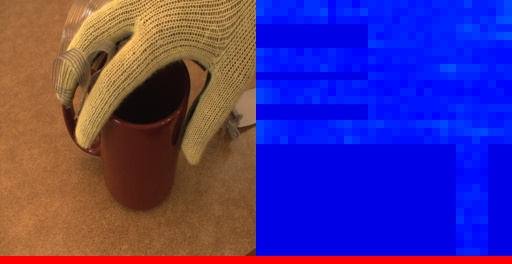
#> input picture Task-3/images/000091.jpg, 512 x 264 px; its folder holds only this picture in this run
$ python main.py
#> lines starting #> are read from the running program, lines starting #| are printed output that depends on the picture
import numpy
import matplotlib.pyplot as plt
from PIL import Image
from os import listdir
from os.path import isfile, join
from openpyxl import Workbook
## all the fingers have the same length and width
## and the thumb is wider by 8 pixels from the other fingers
FINGER_LENGTH = 111
FINGER_WIDTH = 24


def extract_pressure_from_img(img_name):
#> called with img_name = '000091.jpg'
    img = Image.open('images/' + img_name)
#> img is the input picture: PIL image 512x264 RGB; mean R, G, B 74.7, 52, 143.3
    # first extract only the pressure data
    color = img.getpixel((img.size[0] - 1, img.size[1] - 1));
#> color = (254, 0, 0)
    accepted = False
    # if it is green
    if color[1] > 200:
        accepted = True

    pressure_img = numpy.empty(dtype='uint8', shape=(int(img.size[0] / 2), img.size[1] - 9, 3))
    for row in range(img.size[1] - 9):
        for col in range(int(img.size[0] / 2)):
            pressure_img[col, row] = img.getpixel((col + 256, row))
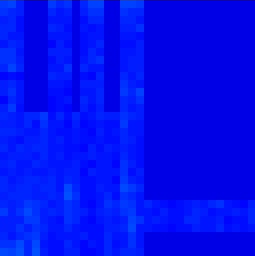
#> pressure_img: shape (256, 255, 3); mean R, G, B 0.6, 14.7, 242.9

    pressure_img = Image.fromarray(pressure_img)

    return [pressure_img, accepted]


def color_to_black(img):
    pixel_array = numpy.array(img)
    grey_pixel_array = numpy.empty(dtype='uint8', shape=(pixel_array.shape[0], pixel_array.shape[1]))
    for row in range(pixel_array.shape[0]):
        for col in range(pixel_array.shape[1]):
            red = pixel_array[row, col, 0]
            green = pixel_array[row, col, 1]
            blue = pixel_array[row, col, 2]
            grey = int(red * 0.3 + green * 0.59 + blue * 0.11)
            grey_pixel_array[row, col] = int(grey)
    grey_image = Image.fromarray(grey_pixel_array)

    return grey_image


def process_img(img):
    pixel_arr = numpy.array(img)

    for col in range(pixel_arr.shape[0]):
        for row in range(pixel_arr.shape[1]):
            if pixel_arr[col, row] < 29:  # the limit which outlines the hand data
                pixel_arr[col, row] = 0

    fingers_pos = [process_finger(pixel_arr, 0), process_finger(pixel_arr, 1), process_finger(pixel_arr, 2),
                   process_finger(pixel_arr, 3), process_finger(pixel_arr, 4)]

    palm_start = fingers_pos[4][1]
    palm_end = (pixel_arr.shape[0] - 1, 0)
    fingers_pos.append((palm_start, palm_end))

    return fingers_pos


## fingers are numbered from 0 to 4 with the thumb being 0 pinky 1 ring 2 and so on
def process_finger(img_arr, finger):
    start_position = (0, 0)
    if finger == 0:
        for col in range(0, img_arr.shape[0]):
            if img_arr[col, img_arr.shape[1] - 1] != 0:
                finger_start = (col, img_arr.shape[1] - 1)
                finger_end = (col + FINGER_WIDTH + 8, img_arr.shape[1] - 1 - FINGER_LENGTH)
                return finger_start, finger_end
    else:
        index = 0
        while index < img_arr.shape[1]:
            if img_arr[0, index] != 0:
                if finger == 1:
                    finger_start = (0, index)
                    finger_end = (FINGER_LENGTH, index + FINGER_WIDTH)
                    return finger_start, finger_end
                else:
                    finger -= 1
                    index = index + FINGER_WIDTH
            index += 1


def color_fingers(finger_data, arr):
    i = 0;
    img = numpy.array(arr)
    avg_arr = [];
    for finger in finger_data:
        average = numpy.int64(0)
        count = int(0)
        start_x = min(finger[0][0], finger[1][0])
        end_x = max(finger[0][0], finger[1][0])
        start_y = min(finger[0][1], finger[1][1]);
        end_y = max(finger[0][1], finger[1][1]);
        for x in range(start_x, end_x + 1):
            for y in range(start_y, end_y + 1):
                count += 1
                average += img[x, y]
        i += 1
        avg_arr.append(average / count);

    return avg_arr

def save_to_excel(img_names, fingers_data):
    fingers = ["Thumb", "Pinky", "Ring", "Middle", "Index", "Palm"]
    wb = Workbook()
    ws = wb.active


img_files = [f for f in listdir("./images") if isfile(join("./images", f))]

finger_hold_threshold = [0, 0, 0, 0, 0, 0]
data = []
avg_arr = []
for img in img_files:
    [pressure_data_img, accepted] = extract_pressure_from_img(img)
#> accepted = False
    grey_img = color_to_black(pressure_data_img)
#> after the loop in color_to_black, `for row in range(pixel_array.shape[0]):`:
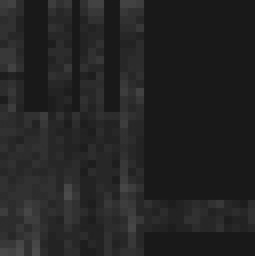
#> grey_pixel_array: shape (256, 255); min 24, max 75, mean 35.1
    finger_data = process_img(grey_img)
#> after the loop in process_img, `for col in range(pixel_arr.shape[0]):`:
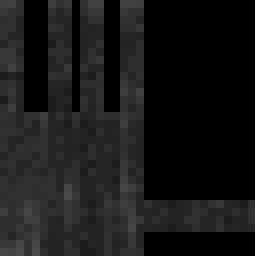
#> pixel_arr: shape (256, 255); min 0, max 75, mean 23.5
#> after the loop in process_finger, `while index < img_arr.shape[1]:`: finger = 1; index = 0
#> after the loop in process_finger, `while index < img_arr.shape[1]:`: finger = 1; index = 48
#> after the loop in process_finger, `while index < img_arr.shape[1]:`: finger = 1; index = 80
#> after the loop in process_finger, `while index < img_arr.shape[1]:`: finger = 1; index = 120
#> in process_img, `fingers_pos = [process_finger(pixel_arr, 0), process_finger(pixel_arr,..`: fingers_pos = [((200, 254), (232, 143)), ((0, 0), (111, 24)), ((0, 48), (111, 72)), ((0, 80), (111, 104)), ((0, 120), (111, 144))]
#> in process_img, `palm_start = fingers_pos[4][1]`: palm_start = (111, 144)
#> finger_data = [((200, 254), (232, 143)), ((0, 0), (111, 24)), ((0, 48), (111, 72)), ((0, 80), (111, 104)), ((0, 120), (111, 144)), ((111, 144), (255, 0))]
    avg = color_fingers(finger_data, grey_img)
#> the loop in color_fingers, `for finger in finger_data:` made 6 passes
#> (finger, start_x, end_x, start_y, end_y) on passes 1 to 6: (((200, 254), (232, 143)), 200, 232, 143, 254), (((0, 0), (111, 24)), 0, 111, 0, 24), (((0, 48), (111, 72)), 0, 111, 48, 72), (((0, 80), (111, 104)), 0, 111, 80, 104), (((0, 120), (111, 144)), 0, 111, 120, 144), (((111, 144), (255, 0)), 111, 255, 0, 144)
#> after the loop in color_fingers, `for finger in finger_data:`: avg_arr = [39.16, 45.31, 39.97, 43.28, 46.06, 44.04]; i = 6
#> avg = [39.16, 45.31, 39.97, 43.28, 46.06, 44.04]
    avg_arr.append(avg)
    for finger in range(6):
        if avg[finger] > finger_hold_threshold[finger] and not accepted:
            finger_hold_threshold[finger] = avg[finger]
#> after the loop, finger_hold_threshold = [39.16, 45.31, 39.97, 43.28, 46.06, 44.04]

i = 0
for img in img_files:
    fingers = [0, 0, 0, 0, 0, 0]
    for finger in range(6):
        if avg_arr[i][finger] > finger_hold_threshold[finger]:
            fingers[finger] = 1
    i += 1
    data.append(fingers)

for i in range(len(img_files)):
    print(img_files[i])
    print(data[i])

$ run again, on Task-3/images/000095.jpg
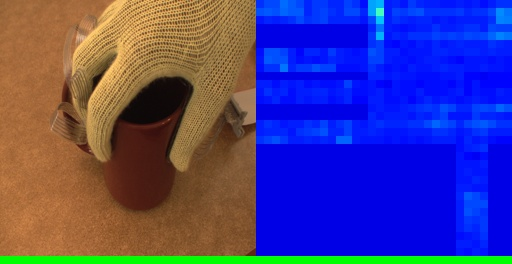
#> input picture Task-3/images/000095.jpg, 512 x 264 px
#> in extract_pressure_from_img, img is the input picture: PIL image 512x264 RGB; mean R, G, B 69.2, 63.8, 144
#> color = (0, 255, 1)
#> after the loop in extract_pressure_from_img, `for row in range(img.size[1] - 9):`:
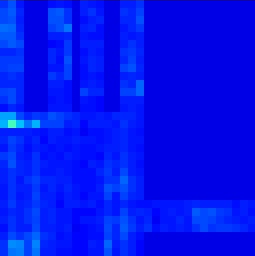
#> pressure_img: shape (256, 255, 3); mean R, G, B 0.7, 20, 242.7
#> accepted = True
#> after the loop in process_img, `for col in range(pixel_arr.shape[0]):`:
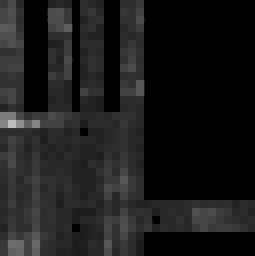
#> pixel_arr: shape (256, 255); min 0, max 191, mean 26.6
#> after the loop in process_finger, `while index < img_arr.shape[1]:`: finger = 1; index = 0
#> after the loop in process_finger, `while index < img_arr.shape[1]:`: finger = 1; index = 48
#> after the loop in process_finger, `while index < img_arr.shape[1]:`: finger = 1; index = 80
#> after the loop in process_finger, `while index < img_arr.shape[1]:`: finger = 1; index = 120
#> fingers_pos = [((200, 254), (232, 143)), ((0, 0), (111, 24)), ((0, 48), (111, 72)), ((0, 80), (111, 104)), ((0, 120), (111, 144))]
#> palm_start = (111, 144)
#> finger_data = [((200, 254), (232, 143)), ((0, 0), (111, 24)), ((0, 48), (111, 72)), ((0, 80), (111, 104)), ((0, 120), (111, 144)), ((111, 144), (255, 0))]
#> the loop in color_fingers, `for finger in finger_data:` made 6 passes
#> (finger, start_x, end_x, start_y, end_y) on passes 1 to 6: (((200, 254), (232, 143)), 200, 232, 143, 254), (((0, 0), (111, 24)), 0, 111, 0, 24), (((0, 48), (111, 72)), 0, 111, 48, 72), (((0, 80), (111, 104)), 0, 111, 80, 104), (((0, 120), (111, 144)), 0, 111, 120, 144), (((111, 144), (255, 0)), 111, 255, 0, 144)
#> after the loop in color_fingers, `for finger in finger_data:`: avg_arr = [47.08, 59.05, 49.46, 40.65, 52.04, 48.89]; i = 6
#> avg = [47.08, 59.05, 49.46, 40.65, 52.04, 48.89]
#> after the loop `for finger in range(6):`: finger_hold_threshold = [0, 0, 0, 0, 0, 0]
